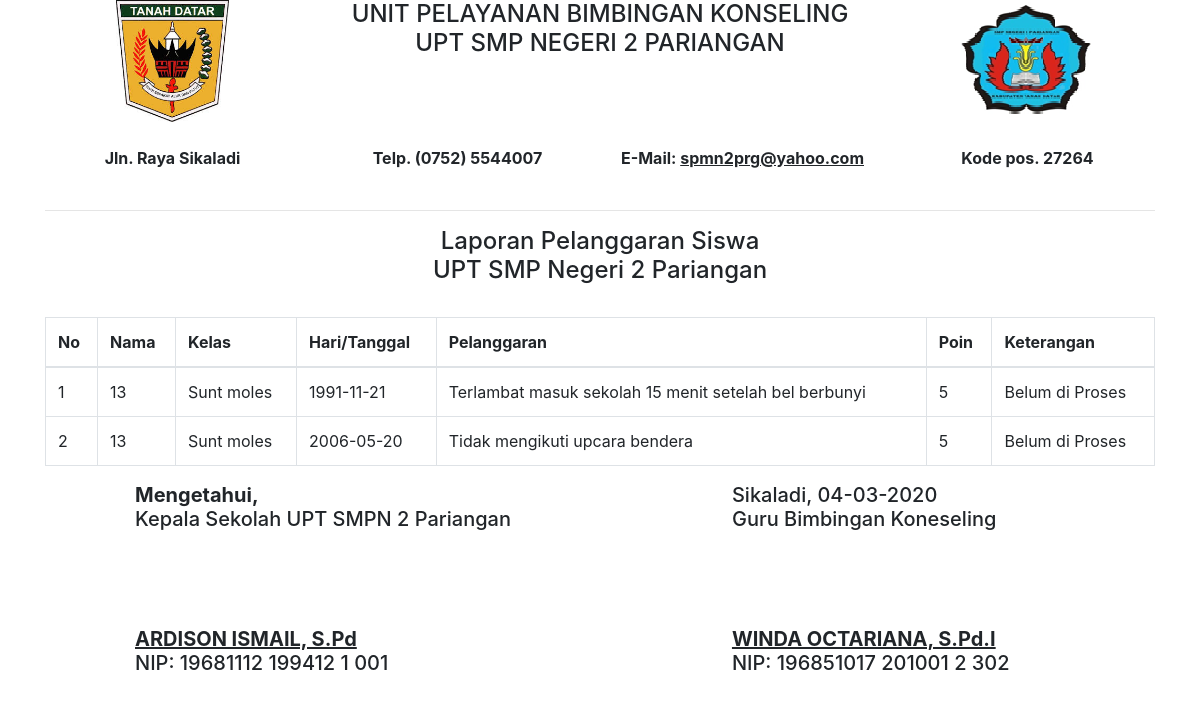
The page /laporan/pelanggaran on the database as committed earlier.
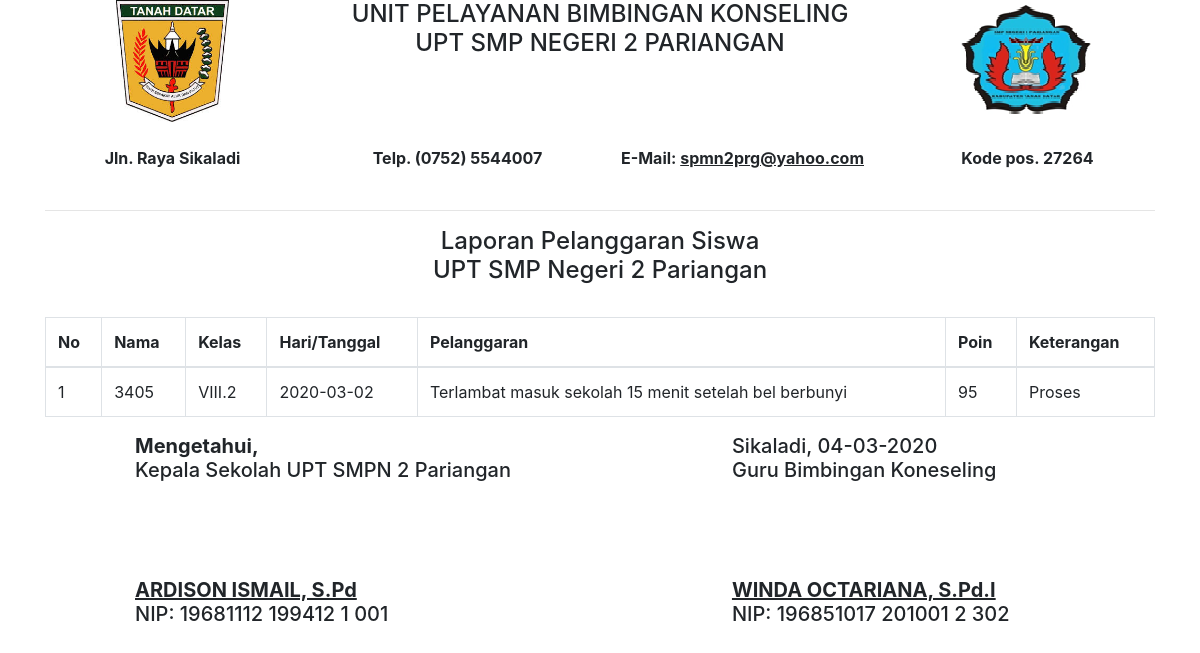
The same page on the database as committed later.
### tables this page shows
CREATE TABLE IF NOT EXISTS `pelanggaran_siswa` (
  `id_pelanggaran` int(11) NOT NULL,
  `nis` int(10) NOT NULL,
  `tgl_plg` date NOT NULL,
  `id_tatib` int(5) NOT NULL,
  `ket_plg` varchar(50) NOT NULL,
  `nip` int(20) NOT NULL,
  `point` int(11) NOT NULL
);

CREATE TABLE IF NOT EXISTS `siswa` (
  `nis` int(10) NOT NULL,
  `ta` varchar(10) NOT NULL,
  `nm_siswa` varchar(30) NOT NULL,
  `kelas` varchar(10) NOT NULL,
  `jekel` varchar(2) NOT NULL,
  `alamat` varchar(50) NOT NULL,
  `no_hp_ortu` varchar(20) NOT NULL,
  `point` int(11) NOT NULL DEFAULT '100'
);

CREATE TABLE IF NOT EXISTS `tatatertib` (
  `id_tatib` int(5) NOT NULL,
  `tatib` varchar(100) NOT NULL,
  `b_poin` int(30) NOT NULL
);

### application/controllers/Laporan.php (called while the page is built, shortened)
<?php
class Laporan extends CI_Controller
{
    public function __construct()
    {
        $this->load->model('Msiswas');
        $this->load->model('Mbimbingans');
        $this->load->model('Mpelanggarans');
        $this->load->model('Mminatbakats');
        $this->load->library("form_validation");
    }
    public function pelanggaran($offset = 0)
    {
        $data['datapelanggarans'] = $this->Mpelanggarans->getAll();
        $this->load->view('laporan/pelanggaran', $data);
    }
}

### index.php (called while the page is built, shortened)
<?php
require_once BASEPATH.'core/CodeIgniter.php';

### application/models/Mpelanggarans.php (called while the page is built, shortened)
<?php
class Mpelanggarans extends CI_Model
{
    private $_table = "pelanggaran_siswa";
    private $_tablesiswa = "siswa";
    private $_tabletatib = "tatatertib";
    private $_tableguru = "guru";
    public function getAll()
    {
        $this->db->select('*');
        $this->db->from($this->_table);
        $this->db->join($this->_tablesiswa, 'pelanggaran_siswa.nis = siswa.nis');
        $this->db->join($this->_tabletatib, 'tatatertib.id_tatib = pelanggaran_siswa.id_tatib');
        $this->db->join($this->_tableguru, 'guru.nip = guru.nip');
        return $this->db->get()->result();
        return $this->db->get($this->_table)->result();
    }
}

### application/views/laporan/pelanggaran.php (the view, shortened to what the changed rows need)
<!DOCTYPE html>
<html lang="en">
<head>
</head>
<body>
    <div class="container">
        <br>
        <br>
        <br>
        <div class="table-responsive">
            <table class="table table-bordered" id="dataTable" width="100%" cellspacing="0">
                <thead>
                    <tr>
                        <th>No</th>
                        <th>Nama</th>
                        <th>Kelas</th>
                        <th>Hari/Tanggal</th>
                        <th>Pelanggaran</th>
                        <th>Poin</th>
                        <th>Keterangan</th>
                    </tr>
                </thead>
                <tbody>
                    <?php foreach ($datapelanggarans as $no => $datapelanggaran) :
                    ?>
                        <tr>
                            <td><?php echo ++$no ?></td>
                            <td><?php echo $datapelanggaran->nis ?></td>
                            <td><?php echo $datapelanggaran->kelas ?></td>
                            <td><?php echo $datapelanggaran->tgl_plg ?></td>
                            <td><?php echo $datapelanggaran->tatib ?></td>
                            <td><?php echo $datapelanggaran->point ?></td>
                            <td><?php echo $datapelanggaran->ket_plg ?></td>
                        </tr>
                    <?php endforeach ?>
                </tbody>
            </table>
        </div>
    </div>
</body>
</html>

Rows that differ between the two databases and show on the page:
removed pelanggaran_siswa: siswa.nis "13", siswa.kelas "Sunt moles", tgl_plg "1991-11-21", id_tatib.tatib "Terlambat masuk sekolah 15 menit setelah bel berbunyi", siswa.point "5", ket_plg "Belum di Proses"
removed pelanggaran_siswa: siswa.nis "13", siswa.kelas "Sunt moles", tgl_plg "2006-05-20", id_tatib.tatib "Tidak mengikuti upcara bendera", siswa.point "5", ket_plg "Belum di Proses"
added pelanggaran_siswa: siswa.nis "3405", siswa.kelas "VIII.2", tgl_plg "2020-03-02", id_tatib.tatib "Terlambat masuk sekolah 15 menit setelah bel berbunyi", siswa.point "95", ket_plg "Proses"
